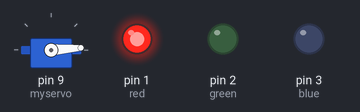
Simulated run of this sketch. Board: Arduino Uno, built with avr-gcc and run on an emulated ATmega328P. Shown: servo, output pins drawn as LEDs (lit = HIGH).

Above: at 0.05 s.
At 1.5 s:
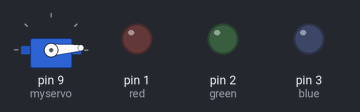
At 2.95 s:
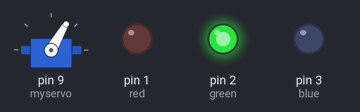
At 3.7 s:
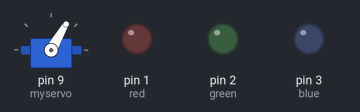
At 4.45 s:
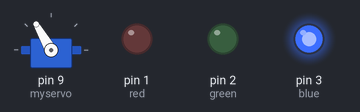
At 5.95 s:
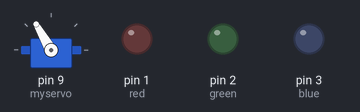
Timing chart, 0 to 7.8 s (numbered marks = the images above):
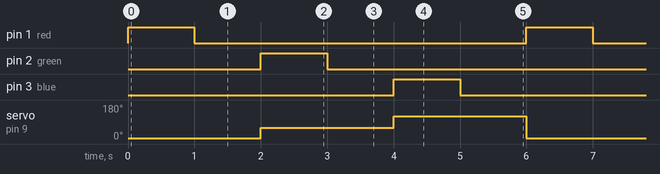

Measured:
- by itself, pin 1 (red), pin 2 (green), pin 3 (blue): alternates HIGH for 1.0 s and LOW for 5.0 s
- by itself, servo on pin 9 (myservo): repeats every 6.0 s: 120° 2.0 s, 4° 2.0 s, 60° 2.0 s

The sketch:

arduino_leds_potentiometer_ultrasonic.ino
```cpp
#include<Servo.h>
int potpin=4;
int red=1;
int green=2;
int blue=3;
int val;
Servo myservo;
int trigPin=6;
int echoPin=7;
long distance;
long duration;


void setup()
{
  pinMode(red, OUTPUT);
  pinMode(green,OUTPUT);
  pinMode(blue,OUTPUT);
  myservo.attach(9);
  pinMode(trigPin,OUTPUT);
  pinMode(echoPin,INPUT);
}

void loop()
{

  myservo.write(4);

  if (distance<=100)
  {
             digitalWrite(red,HIGH);
             delay(1000);
             digitalWrite(red,LOW);
             delay (1000);
             myservo.write(60);


  }
   if (distance<=100)

         {
             digitalWrite(green,HIGH);
             delay(1000);
             digitalWrite(green,LOW);
             delay(1000);
             myservo.write(120);

 }else
 { myservo.write(0);}


if (distance<=100)

         {
             digitalWrite(blue,HIGH);
             delay(1000);
             digitalWrite(blue,LOW);
             delay(1000);
             myservo.write(180);

 }else
 { myservo.write(0);}


}
```
